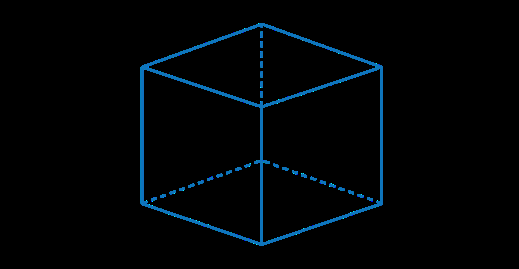
#> input picture img1.png, 519 x 269 px
$ python test5.py
#> lines starting #> are read from the running program, lines starting #| are printed output that depends on the picture; after the words box and inside, x2 and y2 are one past the last pixel; in counts of white or black regions, pixels touching at a corner belong together
import cv2
import numpy as np
from itertools import combinations

def process_edges(image, low_threshold=50, high_threshold=150):
    """
    Takes an image and returns an edge image using the Canny edge detector.
    """
    if len(image.shape) == 3:
        gray = cv2.cvtColor(image, cv2.COLOR_BGR2GRAY)
    else:
        gray = image.copy()
    edged = cv2.Canny(gray, low_threshold, high_threshold)
    return edged

def extract_points_from_lines(edge_image, min_line_length=50, max_line_gap=10):
    """
    Detects line segments using probabilistic Hough transform and extracts endpoints.
    """
    lines = cv2.HoughLinesP(edge_image, 1, np.pi / 180, threshold=80,
                            minLineLength=min_line_length, maxLineGap=max_line_gap)
    points = []
    if lines is not None:
        for line in lines:
            x1, y1, x2, y2 = line[0]
            points.append((x1, y1))
            points.append((x2, y2))
    points = np.array(points)
    unique_points = []
    tol = 5  # tolerance in pixels
    for pt in points:
        if not any(np.linalg.norm(np.array(pt) - np.array(up)) < tol for up in unique_points):
            unique_points.append(tuple(pt))
    return unique_points

def clean_points(points, desired_range=(4, 7)):
    """
    Reduces a list of points to a set within the desired range using k-means clustering.
    """
    num_points = len(points)
    min_pts, max_pts = desired_range
    target = min(max(min_pts, num_points // 2), max_pts)

    points_np = np.float32(points)
    criteria = (cv2.TERM_CRITERIA_EPS + cv2.TERM_CRITERIA_MAX_ITER, 100, 0.2)
    if num_points > target:
        ret, labels, centers = cv2.kmeans(points_np, target, None, criteria, 10, cv2.KMEANS_RANDOM_CENTERS)
        cleaned_points = [tuple(center) for center in centers]
    else:
        cleaned_points = points
    return cleaned_points

def order_points_clockwise(pts):
    """
    Reorders an array of 4 points (shape (4,2)) into clockwise order.
    """
    # Compute the centroid
    center = np.mean(pts, axis=0)
    # Sort based on angle relative to the centroid.
    # Using reverse=True to have a clockwise order.
    sorted_pts = sorted(pts, key=lambda pt: np.arctan2(pt[1] - center[1], pt[0] - center[0]), reverse=True)
    return np.array(sorted_pts, dtype=np.float32)

def is_opposite_edges_parallel(ordered_quad, threshold_deg=15):
    """
    Checks if opposite edges of a 4‑point polygon (in CW order) are parallel or anti‑parallel
    within the given angular threshold.
    """
    # Build normalized edge vectors
    edges = []
    for i in range(4):
        v = ordered_quad[(i+1)%4] - ordered_quad[i]
        norm = np.linalg.norm(v) + 1e-6
        edges.append(v / norm)

    # Opposite edges are 0↔2 and 1↔3
    dot02 = abs(np.dot(edges[0], edges[2]))
    dot13 = abs(np.dot(edges[1], edges[3]))

    # Convert to deviation angle from perfect parallelism
    ang02 = np.degrees(np.arccos(np.clip(dot02, -1.0, 1.0)))
    ang13 = np.degrees(np.arccos(np.clip(dot13, -1.0, 1.0)))

    return (ang02 < threshold_deg) and (ang13 < threshold_deg)


def create_quadrilaterals(points, parallel_threshold=15, max_candidates=3):
    """
    From 4-7 points, test all 4-point combinations and return only those that form
    convex quadrilaterals with opposite edges parallel (or anti‑parallel) within a threshold.
    Finally, select the `max_candidates` quads with the smallest area.

    Parameters:
        points (list of tuple): List of (x, y) points.
        parallel_threshold (float): Max angle (degrees) between opposite edges.
        max_candidates (int): How many smallest-area quads to return.

    Returns:
        quad_list (list of np.ndarray): Up to `max_candidates` 4×2 quads in CW order.
        count (int): Number of quads returned.
    """
    valid_quads = []

    # 1) Generate all 4‑point combinations
    for comb in combinations(points, 4):
        quad = np.array(comb, dtype=np.float32)
        ordered_quad = order_points_clockwise(quad)

        # 2) Convexity check
        if not cv2.isContourConvex(ordered_quad):
            continue

        # 3) Parallel‑edge check
        if not is_opposite_edges_parallel(ordered_quad, threshold_deg=parallel_threshold):
            continue

        # 4) Compute area and store
        area = cv2.contourArea(ordered_quad)
        valid_quads.append((area, ordered_quad))

    # 5) Sort by area, ascending, and keep only the smallest max_candidates
    valid_quads.sort(key=lambda x: x[0])
    selected = valid_quads[:max_candidates]

    # 6) Extract just the quad arrays
    quad_list = [quad for (_, quad) in selected]

    # [7 lines of commented-out code are left out]

    return quad_list, len(quad_list)


def compute_homography_from_image(square_img, quad_points):
    """
    Computes a 3×3 homography mapping the corners of `square_img` onto `quad_points`.

    Parameters:
        square_img   : numpy.ndarray   your source image (square or rectangle)
        quad_points  : array‑like of shape (4,2)  the destination quadrilateral, in the same
                       clockwise order as src_pts below

    Returns:
        H : 3×3 homography matrix
    """
    h, w = square_img.shape[:2]

    # define the four corners of the source image in pixel coords
    src_pts = np.array([
        [0,   0   ],   # top‑left
        [w-1, 0   ],   # top‑right
        [w-1, h-1 ],   # bottom‑right
        [0,   h-1 ]    # bottom‑left
    ], dtype=np.float32)

    # make sure your quad_points are also in the same (clockwise) order:
    dst_pts = np.array(quad_points, dtype=np.float32)

    # compute the homography
    H = cv2.getPerspectiveTransform(src_pts, dst_pts)
    return H


def apply_homography(H, workspace, square_img):
    """
    Warps the square_img using homography H into a new image of workspace size.
    The non-transformed background remains black.
    """
    ws_width, ws_height = workspace
    warped = np.zeros((ws_height, ws_width, 3), dtype=np.uint8)
    transformed = cv2.warpPerspective(square_img, H, (ws_width, ws_height),
                                       borderMode=cv2.BORDER_CONSTANT, borderValue=(0, 0, 0))
    mask = cv2.cvtColor(transformed, cv2.COLOR_BGR2GRAY) > 0
    warped[mask] = transformed[mask]
    return warped

def combine_images(image_list):
    """
    Combines multiple images (of the same size) by summing their non-black pixels.
    """
    if len(image_list) == 0:
        return None
    combined = np.zeros_like(image_list[0], dtype=np.float32)
    for img in image_list:
        if img is None:
            continue
        gray = cv2.cvtColor(img, cv2.COLOR_BGR2GRAY)
        mask = gray > 0
        for c in range(3):
            combined[:, :, c][mask] += img[:, :, c][mask]
    combined = np.clip(combined, 0, 255).astype(np.uint8)
    return combined

# ------------------- MAIN PROCEDURE -------------------
if __name__ == '__main__':
    # 1. Read the workspace image (img1) and process its edges.
    img1 = cv2.imread('img1.png')
#> img1 is the input picture: shape (269, 519, 3); mean B, G, R 6.3, 3.9, 0.4
    if img1 is None:
        raise FileNotFoundError("img1.png not found. Check file path.")

    # # Display original workspace image
    # cv2.imshow("Workspace Image (img1)", img1)
    # cv2.waitKey(0)

    # The workspace coordinates come from img1 corners.
    ws_height, ws_width = img1.shape[0:2]
#> ws_height = 269; ws_width = 519
    workspace = (ws_width, ws_height)
#> workspace = (519, 269)
    print("Workspace dimensions (width x height):", workspace)
#| Workspace dimensions (width x height): (519, 269)

    img1_edges = process_edges(img1)
#> in process_edges, `edged = cv2.Canny(gray, low_threshold, high_threshold)`:
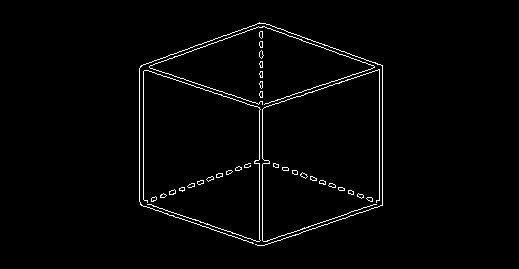
#> edged: shape (269, 519); 2% white in thin lines or dots, all inside (x1, y1, x2, y2) = (139, 22, 383, 246)
    # cv2.imwrite('img1_edges.jpg', img1_edges)
    # cv2.imshow("Edges from img1", img1_edges)
    # cv2.waitKey(0)

    # 2. Extract and clean up points from the edges.
    img1_points = extract_points_from_lines(img1_edges)
#> in extract_points_from_lines, `lines = cv2.HoughLinesP(edge_image, 1, np.pi / 180, threshold=80, minL..`: lines = [[259, 245, 259, 22], [262, 245, 262, 23], [382, 205, 382, 65], [379, 206, 379, 64], [139, 201, 139, 68], [143, 206, 143, 64], [263, 23, 381, 65], [149, 66, 257, 27], [255, 106, 372, 68], [257, 23, 374, 66], [264, 107, 377, 70], [150, 204, 267, 244]]
#> the loop in extract_points_from_lines, `for line in lines:` made 12 passes
#> after the loop in extract_points_from_lines, `for line in lines:`: points = [(259, 245), (259, 22), (262, 245), (262, 23), (382, 205), (382, 65), (379, 206), (379, 64), (139, 201), (139, 68), (143, 206), (143, 64), (263, 23), (381, 65), (149, 66), (257, 27), (255, 106), (372, 68), (257, 23), (374, 66), (264, 107), (377, 70), (150, 204), (267, 244)]
#> in extract_points_from_lines, `points = np.array(points)`: points = 24 rows, first 8: [259, 245], [259, 22], [262, 245], [262, 23], [382, 205], [382, 65], [379, 206], [379, 64]
#> the loop in extract_points_from_lines, `for pt in points:` made 24 passes
#> after the loop in extract_points_from_lines, `for pt in points:`: unique_points = [(259, 245), (259, 22), (382, 205), (382, 65), (139, 201), (139, 68), (143, 206), (143, 64), (149, 66), (257, 27), (255, 106), (372, 68), (264, 107), (377, 70), (150, 204), (267, 244)]
#> img1_points has the same summary as unique_points in extract_points_from_lines
    #print("Extracted points:", img1_points)
    img1_edge_clean = clean_points(img1_points)
#> in clean_points, `num_points = len(points)`: num_points = 16
#> in clean_points, `target = min(max(min_pts, num_points // 2), max_pts)`: target = 7
#> in clean_points, `points_np = np.float32(points)`: points_np = 16 rows, first 8: [259, 245], [259, 22], [382, 205], [382, 65], [139, 201], [139, 68], [143, 206], [143, 64]
#> in clean_points, `ret, labels, centers = cv2.kmeans(points_np, target, None, criteria, 1..`: ret = 284; labels = [5, 2, 1, 4, 3, 0, 3, 0, 0, 2, 6, 4, 6, 4, 3, 5]; centers = [[143.7, 66], [382, 205], [258, 24.5], [144, 203.7], [377, 67.67], [263, 244.5], [259.5, 106.5]]
#> in clean_points, `cleaned_points = [tuple(center) for center in centers]`: cleaned_points = [(143.7, 66), (382, 205), (258, 24.5), (144, 203.7), (377, 67.67), (263, 244.5), (259.5, 106.5)]
#> img1_edge_clean has the same summary as cleaned_points in clean_points
    #print("Cleaned points:", img1_edge_clean)

    # Display cleaned points on a copy of the workspace image for visual inspection.
    img1_debug = img1.copy()
    for (x, y) in img1_edge_clean:
        cv2.circle(img1_debug, (int(x), int(y)), 5, (0, 0, 255), -1)
#> this loop made 7 passes
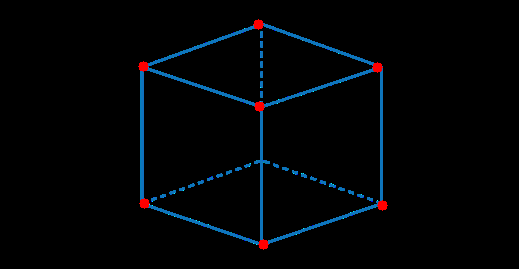
#> img1_debug: shape (269, 519, 3); 0.41% of pixels changed, all inside (x1, y1, x2, y2) = (138, 19, 388, 250)
    # cv2.imshow("Cleaned Edge Points", img1_debug)
    # cv2.waitKey(0)

    # 3. Generate candidate quadrilaterals.
    quad_list, num_quads = create_quadrilaterals(img1_edge_clean)
#> the loop in create_quadrilaterals, `for comb in combinations(points, 4):` made 35 passes
#> (quad, center in order_points_clockwise, ordered_quad, dot02 in is_opposite_edges_parallel, dot13 in is_opposite_edges_parallel, ang02 in is_opposite_edges_parallel, ang13 in is_opposite_edges_parallel) on passes 1, 2, 6, 7: ([[143.7, 66], [382, 205], [258, 24.5], [144, 203.7]], [231.9, 124.8], [[144, 203.7], [382, 205], [258, 24.5], [143.7, 66]], 0.938, 0.826, 20.27, 34.35), ([[143.7, 66], [382, 205], [258, 24.5], [377, 67.67]], [290.2, 90.79], [[382, 205], [377, 67.67], [258, 24.5], [143.7, 66]], 0.307, 0.984, 72.14, 10.31), ([[143.7, 66], [382, 205], [144, 203.7], [263, 244.5]], [233.2, 179.8], [[144, 203.7], [263, 244.5], [382, 205], [143.7, 66]], 0.981, 0.313, 11.31, 71.78), ([[143.7, 66], [382, 205], [144, 203.7], [259.5, 106.5]], [232.3, 145.3], [[144, 203.7], [382, 205], [259.5, 106.5], [143.7, 66]], 0.946, 0.629, 18.95, 51.06)
#> (quad, center in order_points_clockwise, ordered_quad) on passes 4, 9, 16, 18, 20: ([[143.7, 66], [382, 205], [258, 24.5], [259.5, 106.5]], [260.8, 100.5], [[259.5, 106.5], [382, 205], [258, 24.5], [143.7, 66]]), ([[143.7, 66], [382, 205], [377, 67.67], [259.5, 106.5]], [290.5, 111.3], [[382, 205], [377, 67.67], [143.7, 66], [259.5, 106.5]]), ([[143.7, 66], [258, 24.5], [263, 244.5], [259.5, 106.5]], [231, 110.4], [[263, 244.5], [259.5, 106.5], [258, 24.5], [143.7, 66]]), ([[143.7, 66], [144, 203.7], [377, 67.67], [259.5, 106.5]], [231, 111], [[144, 203.7], [259.5, 106.5], [377, 67.67], [143.7, 66]]), ([[143.7, 66], [377, 67.67], [263, 244.5], [259.5, 106.5]], [260.8, 121.2], [[263, 244.5], [377, 67.67], [259.5, 106.5], [143.7, 66]])
#> after the loop in create_quadrilaterals, `for comb in combinations(points, 4):`: valid_quads = 6 items
#> in create_quadrilaterals, `selected = valid_quads[:max_candidates]`: selected = [(9565.4, [[259.5, 106.5], [377, 67.67], [258, 24.5], [143.7, 66]]), (16106, [[144, 203.7], [263, 244.5], [259.5, 106.5], [143.7, 66]]), (16445.5, [[263, 244.5], [382, 205], [377, 67.67], [259.5, 106.5]])]
#> in create_quadrilaterals, `quad_list = [quad for (_, quad) in selected]`: quad_list = [[[259.5, 106.5], [377, 67.67], [258, 24.5], [143.7, 66]], [[144, 203.7], [263, 244.5], [259.5, 106.5], [143.7, 66]], [[263, 244.5], [382, 205], [377, 67.67], [259.5, 106.5]]]
#> num_quads = 3
    print(f"Found {num_quads} quadrilateral(s).")
#| Found 3 quadrilateral(s).
    if num_quads == 0:
        print("No valid quadrilateral detected. Exiting.")
        exit(1)
    if num_quads > 3:
        print("Too many quadilaterals detected. Exiting.")
        exit(1)

    # [10 lines of commented-out code are left out]
    square_img = cv2.imread('square_image.jpg')
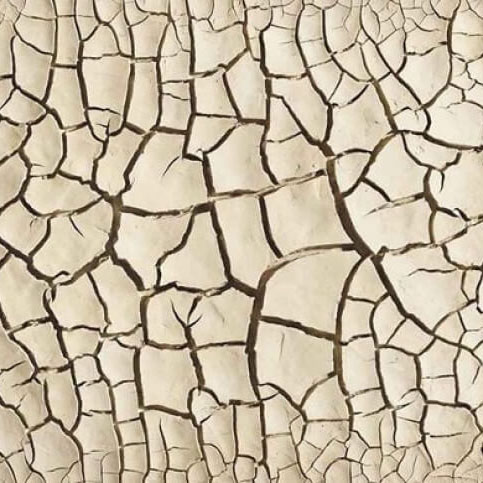
#> input picture square_image.jpg, 483 x 483 px
#> square_img is the input picture: shape (483, 483, 3); mean B, G, R 163.9, 186.2, 199.1
    if square_img is None:
        raise FileNotFoundError("square_image.jpg not found. Check file path.")
    cv2.imshow("Square Image", square_img)
    cv2.waitKey(0)

    # For each candidate quadrilateral, compute the homography from the square and apply it.
    Hmatrix_list = []
    transformed_list = []
    for idx, quad in enumerate(quad_list):
        H = compute_homography_from_image(square_img, quad)
        Hmatrix_list.append(H)
        print(f"Computed Homography Matrix for Candidate {idx+1}:\n", H)
        transformed = apply_homography(H, workspace, square_img)
        transformed_list.append(transformed)
        cv2.imshow(f"Transformed Square into Quad Candidate {idx+1}", transformed)
        cv2.waitKey(0)
#> this loop made 3 passes
#> dst_pts in compute_homography_from_image on passes 1 to 3: [[259.5, 106.5], [377, 67.67], [258, 24.5], [143.7, 66]], [[144, 203.7], [263, 244.5], [259.5, 106.5], [143.7, 66]], [[263, 244.5], [382, 205], [377, 67.67], [259.5, 106.5]]
#| Computed Homography Matrix for Candidate 1:
#|  [[ 2.09214036e-01 -2.45771076e-01  2.59500000e+02]
#|  [-8.67704890e-02 -8.65299716e-02  1.06500000e+02]
#|  [-9.16761205e-05 -3.79556863e-05  1.00000000e+00]]
#| Computed Homography Matrix for Candidate 2:
#|  [[ 2.49975167e-01  7.50791984e-03  1.44000000e+02]
#|  [ 8.75864883e-02 -2.81848691e-01  2.03666672e+02]
#|  [ 1.17384035e-05  5.70728903e-05  1.00000000e+00]]
#| Computed Homography Matrix for Candidate 3:
#|  [[ 2.47862635e-01 -3.60277429e-04  2.63000000e+02]
#> (further printed lines are left out)
#> pass 1, in apply_homography, `mask = cv2.cvtColor(transformed, cv2.COLOR_BGR2GRAY) > 0`:
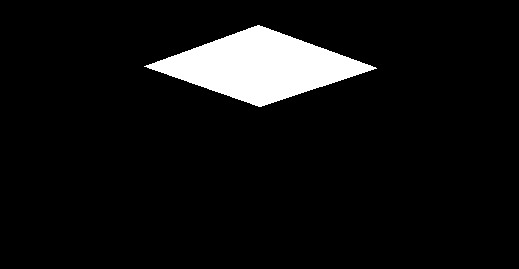
#> mask: shape (269, 519) bool; 6.9% white; 1 white region, box (x1, y1, x2, y2) and area: (144, 25, 377, 107) 9643
#> pass 2, in apply_homography (call 2), `mask = cv2.cvtColor(transformed, cv2.COLOR_BGR2GRAY) > 0`:
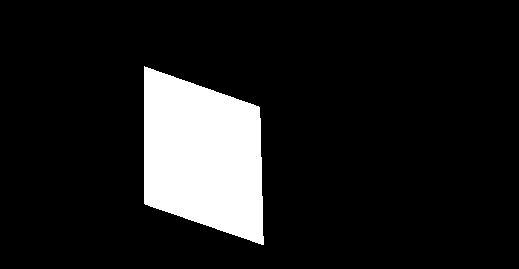
#> mask: shape (269, 519) bool; 11.6% white; 1 white region, box (x1, y1, x2, y2) and area: (144, 66, 264, 245) 16250
#> after the loop, Hmatrix_list = [[[0.209, -0.246, 259.5], [-0.0868, -0.0865, 106.5], [-9.17e-05, -3.8e-05, 1]], [[0.25, 0.00751, 144], [0.0876, -0.282, 203.7], [1.17e-05, 5.71e-05, 1]], [[0.248, -0.00036, 263], [-0.0814, -0.283, 244.5], [2.55e-06, 2.66e-05, 1]]]; transformed_list = 3 items

    # 5. Combine the warped images.
    combined_img = combine_images(transformed_list)
#> the loop in combine_images, `for img in image_list:` made 3 passes
#> after the loop in combine_images, `for img in image_list:`:
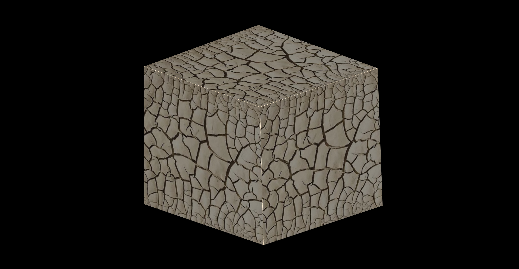
#> combined: shape (269, 519, 3) float32; mean of channels 0, 1, 2 49.7, 56.5, 60.4; drawn with min black and max white
#> in combine_images, `combined = np.clip(combined, 0, 255).astype(np.uint8)`:
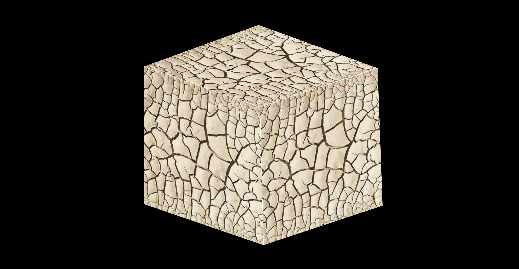
#> combined: shape (269, 519, 3); mean of channels 0, 1, 2 49.7, 56.4, 60.3; drawn as B, G, R
    if combined_img is not None:
        cv2.imwrite('combined.jpg', combined_img)
        cv2.imshow("Combined Image", combined_img)
        cv2.waitKey(0)
        print("Combined image saved as 'combined.jpg'")
    else:
        print("No combined image generated.")

    cv2.destroyAllWindows()
